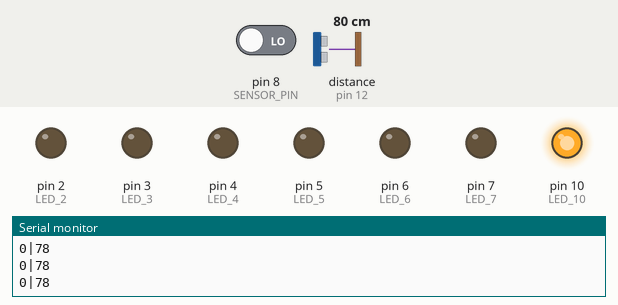
Recording of a sketch running on a simulated Arduino Uno, built with avr-gcc and run on an emulated ATmega328P. On the bench: output pins drawn as LEDs (lit = HIGH), the last lines printed to the serial monitor. Wiring (inferred from the names in the program): ultrasonic range finder: trigger pin 13; echo pin 12. Dashed ring = blinking. The inputs (shaded band) are chosen by the test bench; at power-on: pin 8 (SENSOR_PIN) LOW, distance to the obstacle (sensor on pin 12) 80 cm. The echo pulse lasts 58.3 µs per cm; pins used as bus, display or sensor lines are not drawn.

Above: at 1.2 s.
1.3 s: pin 8 (SENSOR_PIN) driven HIGH
At 2.4 s:
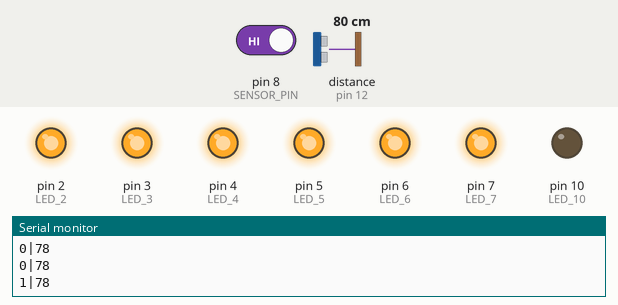
4.3 s: distance to the obstacle (sensor on pin 12) set to 96 cm
7.3 s: distance to the obstacle (sensor on pin 12) set to 104 cm
At 8.03 s:
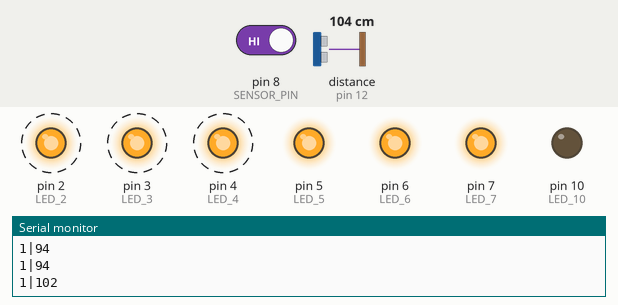
10.3 s: distance to the obstacle (sensor on pin 12) set to 2 cm
13.3 s: distance to the obstacle (sensor on pin 12) set to 120 cm
At 13.86 s:
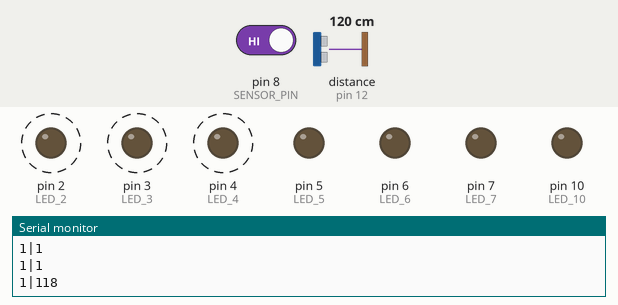
Timing chart, 0 to 17.3 s (numbered marks = the images above; inputs shaded):
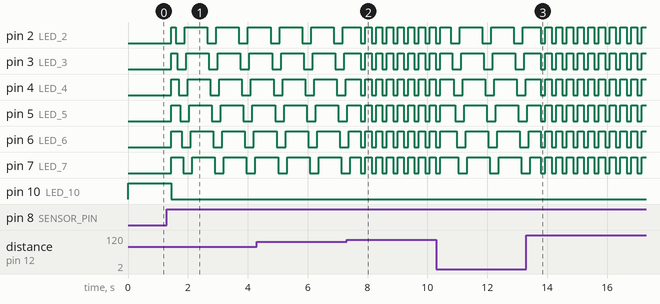

Measured:
- the behaviour switches between 101 and 102 cm on distance to the obstacle (sensor on pin 12) (found by bisection; images 1 and 2)
- after the input at 1.3 s, pin 2 (LED_2), pin 3 (LED_3), pin 4 (LED_4), pin 5 (LED_5), pin 6 (LED_6), pin 7 (LED_7): LOW → HIGH after 0.14 s, then repeats every 1.1 s: LOW 0.30 s, HIGH 0.76 s; pin 10 (LED_10): HIGH → LOW after 0.14 s
- after the input at 7.3 s, pin 2 (LED_2), pin 3 (LED_3), pin 4 (LED_4): alternates HIGH for 0.21 s and LOW for 0.15 s, starting after 0.48 s
- after the input at 13.3 s, pin 2 (LED_2), pin 3 (LED_3), pin 4 (LED_4): alternates HIGH for 0.21 s and LOW for 0.15 s, starting after 0.49 s

The sketch:

PIR_and_ultrasonic.ino
```cpp
/*
  Ultrasonic Sensor HC-SR04 and Arduino Tutorial
  by Dejan Nedelkovski,
  www.HowToMechatronics.com
*/
// defines pins numbers
const int trigPin = 13;
const int echoPin = 12;

#define SENSOR_PIN 8
#define LED_2 2
#define LED_3 3
#define LED_4 4
#define LED_5 5
#define LED_6 6
#define LED_7 7
#define LED_10 10

// defines variables
long duration;
int distance;

void setup() {
  pinMode(trigPin, OUTPUT); // Sets the trigPin as an Output
  pinMode(echoPin, INPUT); // Sets the echoPin as an Input

  // PIR
  pinMode(SENSOR_PIN, INPUT);

  // LED
  pinMode(LED_2, OUTPUT);
  pinMode(LED_3, OUTPUT);
  pinMode(LED_4, OUTPUT);
  pinMode(LED_5, OUTPUT);
  pinMode(LED_6, OUTPUT);
  pinMode(LED_7, OUTPUT);
  pinMode(LED_10, OUTPUT);
  digitalWrite(LED_2, HIGH);
  digitalWrite(LED_3, HIGH);
  digitalWrite(LED_4, HIGH);
  digitalWrite(LED_5, HIGH);
  digitalWrite(LED_6, HIGH);
  digitalWrite(LED_7, HIGH);
  digitalWrite(LED_10, HIGH);

  Serial.begin(9600); // Starts the serial communication
}


void loop() {
   // if sensorValue == 1 (HIGH) if detect motion
  int sensorValue = digitalRead(SENSOR_PIN);

  // Clears the trigPin
  digitalWrite(trigPin, LOW);
  // Sets the trigPin on HIGH state for 10 micro seconds
  digitalWrite(trigPin, HIGH);
  digitalWrite(trigPin, LOW);
  // Reads the echoPin, returns the sound wave travel time in microseconds
  duration = pulseIn(echoPin, HIGH);
  // Calculating the distance
  distance = duration * 0.034 / 2;

  // reads (whetherDetectMotion, distance)
  Serial.print(sensorValue);
  Serial.print("|");
  Serial.println(distance);

  if (sensorValue == 1 && distance < 100)
  {
    digitalWrite(LED_10, LOW);
    digitalWrite(LED_2, HIGH);
    digitalWrite(LED_3, HIGH);
    digitalWrite(LED_4, HIGH);
    digitalWrite(LED_5, HIGH);
    digitalWrite(LED_6, HIGH);
    digitalWrite(LED_7, HIGH);
    delay(150);
    digitalWrite(LED_2, LOW);
    delay(50);
    digitalWrite(LED_3, LOW);
    delay(50);
    digitalWrite(LED_4, LOW);
    delay(50);
    digitalWrite(LED_5, LOW);
    delay(50);
    digitalWrite(LED_6, LOW);
    delay(50);
    digitalWrite(LED_7, LOW);
    delay(50);
    digitalWrite(LED_2, HIGH);
    delay(50);
    digitalWrite(LED_3, HIGH);
    delay(50);
    digitalWrite(LED_4, HIGH);
    delay(50);
    digitalWrite(LED_5, HIGH);
    delay(50);
    digitalWrite(LED_6, HIGH);
    delay(50);
    digitalWrite(LED_7, HIGH);
    delay(150);
  }
  else if (sensorValue == 1)
  {
    digitalWrite(LED_10, LOW);
    digitalWrite(LED_2, LOW);
    digitalWrite(LED_3, LOW);
    digitalWrite(LED_4, LOW);
    digitalWrite(LED_5, LOW);
    digitalWrite(LED_6, LOW);
    digitalWrite(LED_7, LOW);
    delay(150);
    digitalWrite(LED_2, HIGH);
    digitalWrite(LED_3, HIGH);
    digitalWrite(LED_4, HIGH);
    digitalWrite(LED_5, HIGH);
    digitalWrite(LED_6, HIGH);
    digitalWrite(LED_7, HIGH);
  }
  else
  {
    digitalWrite(LED_10, HIGH);
    digitalWrite(LED_2, LOW);
    digitalWrite(LED_3, LOW);
    digitalWrite(LED_4, LOW);
    digitalWrite(LED_5, LOW);
    digitalWrite(LED_6, LOW);
    digitalWrite(LED_7, LOW);
  }

  delay(200);
}
```
